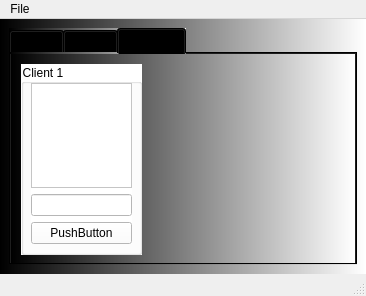
<?xml version="1.0" encoding="UTF-8"?>
<ui version="4.0">
 <class>MainWindow</class>
 <widget class="QMainWindow" name="MainWindow">
  <property name="geometry">
   <rect>
    <x>0</x>
    <y>0</y>
    <width>366</width>
    <height>296</height>
   </rect>
  </property>
  <property name="windowTitle">
   <string>MainWindow</string>
  </property>
  <widget class="QWidget" name="centralwidget">
   <property name="styleSheet">
    <string notr="true">background-color: qlineargradient(spread:pad, x1:0, y1:0, x2:1, y2:0, stop:0 rgba(0, 0, 0, 255), stop:1 rgba(255, 255, 255, 255));</string>
   </property>
   <layout class="QVBoxLayout" name="verticalLayout">
    <item>
     <widget class="QTabWidget" name="tabWidget">
      <property name="styleSheet">
       <string notr="true">background-color: qlineargradient(spread:pad, x1:0, y1:0, x2:1, y2:0, stop:0 rgba(0, 0, 0, 255), stop:1 rgba(255, 255, 255, 255));</string>
      </property>
      <property name="currentIndex">
       <number>2</number>
      </property>
      <widget class="QWidget" name="tab">
       <property name="styleSheet">
        <string notr="true">QWidget{
background-color: rgb(0, 0, 255);
}

QPushButton{
background-color: rgb(255, 255, 255);
}

QPushButton#pushButton_set_label{
background-color: rgb(255, 0, 255);
}
</string>
       </property>
       <attribute name="title">
        <string>Tab 1</string>
       </attribute>
       <widget class="QWidget" name="verticalLayoutWidget">
        <property name="geometry">
         <rect>
          <x>0</x>
          <y>0</y>
          <width>341</width>
          <height>201</height>
         </rect>
        </property>
        <layout class="QVBoxLayout" name="verticalLayout_2">
         <item>
          <widget class="QLabel" name="label">
           <property name="font">
            <font>
             <pointsize>18</pointsize>
            </font>
           </property>
           <property name="text">
            <string>TextLabel</string>
           </property>
           <property name="alignment">
            <set>Qt::AlignCenter</set>
           </property>
          </widget>
         </item>
         <item>
          <layout class="QHBoxLayout" name="horizontalLayout">
           <item>
            <widget class="QPushButton" name="pushButton_clear">
             <property name="text">
              <string>Clear label</string>
             </property>
            </widget>
           </item>
           <item>
            <widget class="QPushButton" name="pushButton_set_label">
             <property name="text">
              <string>Set label</string>
             </property>
            </widget>
           </item>
          </layout>
         </item>
        </layout>
       </widget>
      </widget>
      <widget class="QWidget" name="tab_2">
       <property name="autoFillBackground">
        <bool>false</bool>
       </property>
       <attribute name="title">
        <string>Tab 2</string>
       </attribute>
       <widget class="QPushButton" name="pushButton_convert">
        <property name="geometry">
         <rect>
          <x>260</x>
          <y>180</y>
          <width>75</width>
          <height>23</height>
         </rect>
        </property>
        <property name="styleSheet">
         <string notr="true">background-color: rgb(0, 170, 255);</string>
        </property>
        <property name="text">
         <string>Convert</string>
        </property>
       </widget>
       <widget class="QGroupBox" name="groupBox">
        <property name="geometry">
         <rect>
          <x>10</x>
          <y>69</y>
          <width>321</width>
          <height>101</height>
         </rect>
        </property>
        <property name="styleSheet">
         <string notr="true">background-color: rgb(255, 255, 255);</string>
        </property>
        <property name="title">
         <string>UI and PY conversions</string>
        </property>
        <widget class="QWidget" name="horizontalLayoutWidget">
         <property name="geometry">
          <rect>
           <x>0</x>
           <y>50</y>
           <width>321</width>
           <height>51</height>
          </rect>
         </property>
         <layout class="QHBoxLayout" name="horizontalLayout_2">
          <item>
           <widget class="QLabel" name="label_convert">
            <property name="text">
             <string>&lt;click radio button&gt;</string>
            </property>
           </widget>
          </item>
          <item>
           <widget class="QLineEdit" name="lineEdit"/>
          </item>
          <item>
           <widget class="QToolButton" name="toolButton">
            <property name="text">
             <string>...</string>
            </property>
           </widget>
          </item>
         </layout>
        </widget>
        <widget class="QRadioButton" name="radioButton_ui">
         <property name="geometry">
          <rect>
           <x>10</x>
           <y>20</y>
           <width>82</width>
           <height>17</height>
          </rect>
         </property>
         <property name="text">
          <string>UI to PY</string>
         </property>
        </widget>
        <widget class="QRadioButton" name="radioButton_exe">
         <property name="geometry">
          <rect>
           <x>120</x>
           <y>20</y>
           <width>82</width>
           <height>17</height>
          </rect>
         </property>
         <property name="text">
          <string>PY to EXE</string>
         </property>
        </widget>
       </widget>
      </widget>
      <widget class="QWidget" name="tab_3">
       <attribute name="title">
        <string>Network</string>
       </attribute>
       <widget class="QGroupBox" name="groupBox_2">
        <property name="geometry">
         <rect>
          <x>10</x>
          <y>10</y>
          <width>121</width>
          <height>191</height>
         </rect>
        </property>
        <property name="styleSheet">
         <string notr="true">background-color: rgb(255, 255, 255);</string>
        </property>
        <property name="title">
         <string>Client 1</string>
        </property>
        <widget class="QWidget" name="verticalLayoutWidget_2">
         <property name="geometry">
          <rect>
           <x>10</x>
           <y>19</y>
           <width>101</width>
           <height>161</height>
          </rect>
         </property>
         <layout class="QVBoxLayout" name="verticalLayout_4">
          <item>
           <widget class="QTextEdit" name="textEdit"/>
          </item>
          <item>
           <widget class="QLineEdit" name="lineEdit_2"/>
          </item>
          <item>
           <widget class="QPushButton" name="pushButton">
            <property name="text">
             <string>PushButton</string>
            </property>
           </widget>
          </item>
         </layout>
        </widget>
       </widget>
      </widget>
     </widget>
    </item>
   </layout>
  </widget>
  <widget class="QMenuBar" name="menubar">
   <property name="geometry">
    <rect>
     <x>0</x>
     <y>0</y>
     <width>366</width>
     <height>21</height>
    </rect>
   </property>
   <widget class="QMenu" name="menuFile">
    <property name="title">
     <string>File</string>
    </property>
    <addaction name="actionNew"/>
    <addaction name="separator"/>
    <addaction name="actionExit"/>
   </widget>
   <addaction name="menuFile"/>
  </widget>
  <widget class="QStatusBar" name="statusbar">
   <property name="statusTip">
    <string>Text displayed</string>
   </property>
  </widget>
  <action name="actionNew">
   <property name="icon">
    <iconset>
     <normaloff>../icons/new_icon.png</normaloff>../icons/new_icon.png</iconset>
   </property>
   <property name="text">
    <string>New</string>
   </property>
   <property name="statusTip">
    <string>New File</string>
   </property>
  </action>
  <action name="actionExit">
   <property name="icon">
    <iconset>
     <normaloff>../icons/exit_icon.png</normaloff>../icons/exit_icon.png</iconset>
   </property>
   <property name="text">
    <string>Exit</string>
   </property>
  </action>
 </widget>
 <resources/>
 <connections/>
 <slots>
  <slot>slot1()</slot>
 </slots>
</ui>
